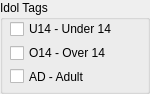
              <widget class="QGroupBox" name="groupBox_16">
               <property name="minimumSize">
                <size>
                 <width>0</width>
                 <height>90</height>
                </size>
               </property>
               <property name="title">
                <string>Idol Tags</string>
               </property>
               <widget class="QWidget" name="verticalLayoutWidget_18">
                <property name="geometry">
                 <rect>
                  <x>10</x>
                  <y>20</y>
                  <width>131</width>
                  <height>65</height>
                 </rect>
                </property>
                <layout class="QVBoxLayout" name="verticalLayout_23">
                 <item>
                  <widget class="QCheckBox" name="checkBox_idl_U14">
                   <property name="toolTip">
                    <string>yeah, very young girls</string>
                   </property>
                   <property name="text">
                    <string>U14 - Under 14</string>
                   </property>
                  </widget>
                 </item>
                 <item>
                  <widget class="QCheckBox" name="checkBox_idl_O14">
                   <property name="toolTip">
                    <string>yeah, slightly less young</string>
                   </property>
                   <property name="text">
                    <string>O14 - Over 14</string>
                   </property>
                  </widget>
                 </item>
                 <item>
                  <widget class="QCheckBox" name="checkBox_idl_AD">
                   <property name="toolTip">
                    <string>legal girls just not taking it off</string>
                   </property>
                   <property name="text">
                    <string>AD - Adult</string>
                   </property>
                  </widget>
                 </item>
                </layout>
               </widget>
              </widget>
